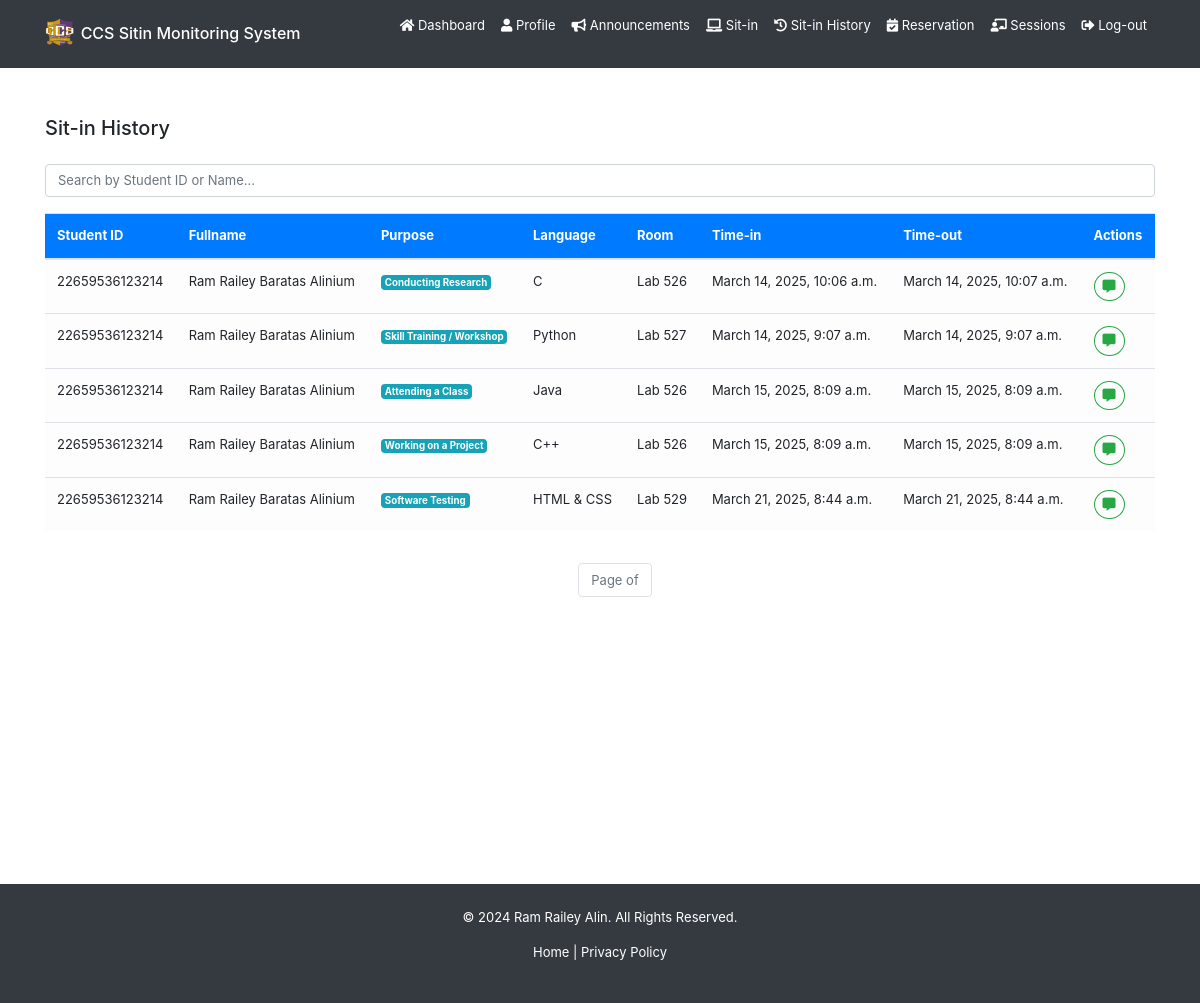
The app's page /sitin_history/ (signed in), older data.
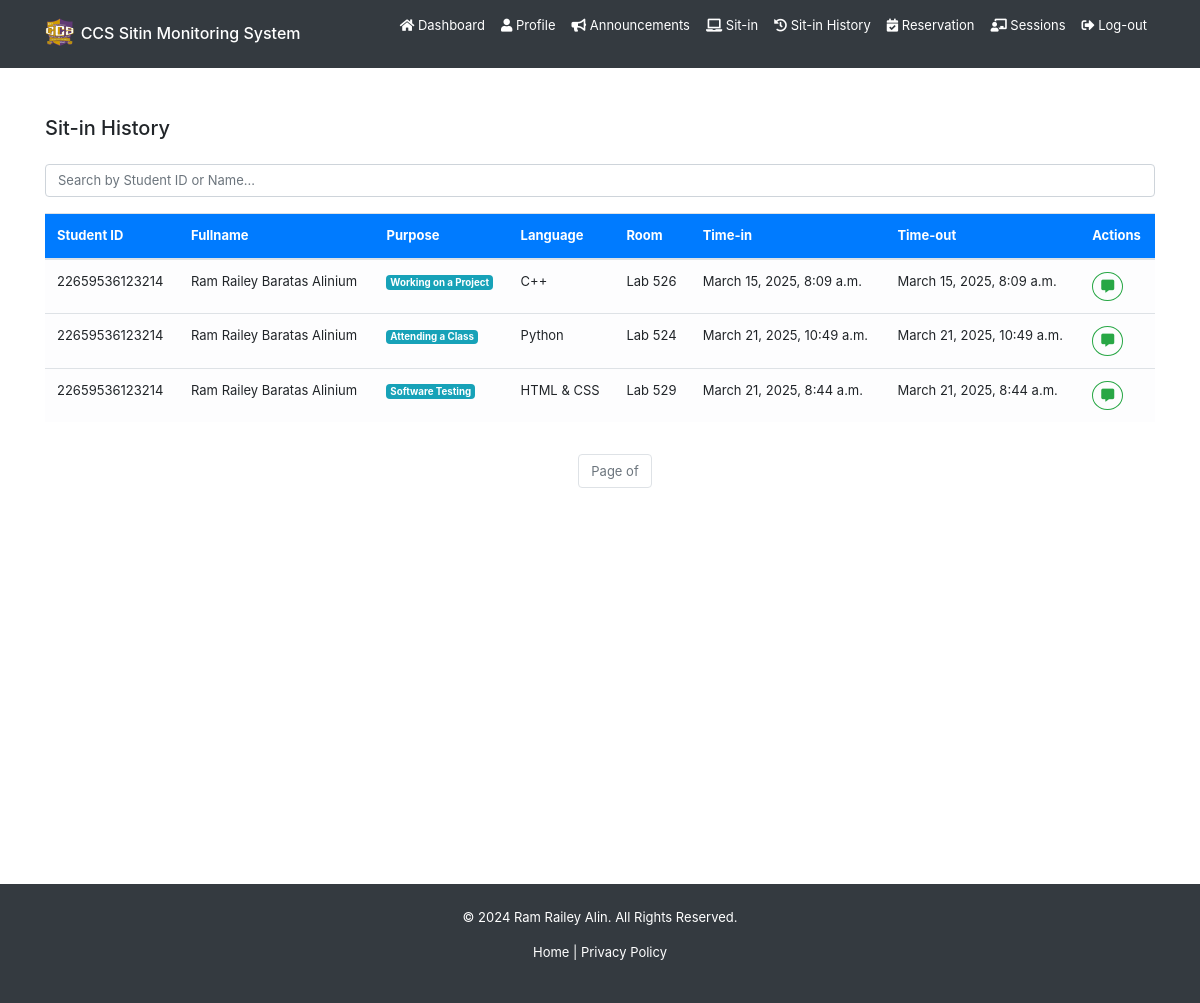
The same page, newer data.
### backend/models.py (models this page shows, shortened)
class Sitin(models.Model):
    purpose = models.CharField(max_length=255, choices=SITIN_PURPOSE_CHOICES, blank=True, null=True)
    programming_language = models.CharField(max_length=255, choices=PROGRAMMING_LANGUAGE_CHOICES, blank=True, null=True)
    lab_room = models.CharField(max_length=50, choices=LAB_ROOM_CHOICES, blank=True, null=True)
    sitin_details = models.TextField(blank=True, null=True)
    status = models.CharField(max_length=50, choices=SITIN_STATUS_CHOICES, blank=True, null=True) # pending, approved, denied
    date = models.DateTimeField(auto_now_add=True)
    sitin_date = models.DateTimeField(null=True, blank=True)
    logout_date = models.DateTimeField(null=True, blank=True)
    feedback = models.TextField(blank=True, null=True)
    user = models.ForeignKey(User, on_delete=models.CASCADE)

class Registration(models.Model):
    idno = models.IntegerField(primary_key=True)
    lastname = models.CharField(max_length=80, null=True, blank=True)
    firstname = models.CharField(max_length=80, null=True, blank=True)
    middlename = models.CharField(max_length=80, null=True, blank=True)
    course = models.CharField(max_length=80, choices=COURSE_CHOICES, null=True, blank=True)
    level = models.IntegerField(null=True, choices=LEVEL_CHOICES, blank=True)
    email = models.EmailField(max_length=80, null=True, blank=True)
    address = models.CharField(max_length=255, null=True, blank=True)
    sessions = models.IntegerField(default=30, null=True, blank=True)
    profilepicture_og = models.ImageField(upload_to="profiles/", default="profiles/default.jpg", blank=True, null=True)
    profilepicture_lg = models.ImageField(upload_to="profiles/", default="profiles/default_lg.jpg", blank=True, null=True)
    profilepicture_md = models.ImageField(upload_to="profiles/", default="profiles/default_md.jpg", blank=True, null=True)
    profilepicture_sm = models.ImageField(upload_to="profiles/", default="profiles/default_sm.jpg", blank=True, null=True)
    profiledescription = models.TextField(blank=True, null=True)
    username = models.OneToOneField(User, on_delete=models.CASCADE)

### backend/views.py (the view)
# urls.py: path('sitin_history/', views.sitin_history, name='user-sitin_history'),
@login_required
def sitin_history(request):
    if request.user.is_authenticated:
        sitin_history = Sitin.objects.filter(status='finished', user=request.user, feedback=None)
        return render(request, 'backend/pages/sitin_history.html', {'sitin_history': sitin_history})
    return redirect('/')

### backend/templates/backend/pages/sitin_history.html (shortened to what this page needs)
{% extends 'backend/base.html' %}
{% block content %}
<div class="container mt-5" id="sitin-history">
    <h5 class="mb-4">Sit-in History</h5>
    <div class="mb-3">
        <input type="text" id="searchInput" class="form-control" placeholder="Search by Student ID or Name...">
    </div>
    <div class="table-responsive d-flex flex-column">
        <table class="table table-hover align-middle">
            <thead class="bg-primary text-white">
                <tr>
                    <th>Student ID</th>
                    <th>Fullname</th>
                    <th>Purpose</th>
                    <th>Language</th>
                    <th>Room</th>
                    <th>Time-in</th>
                    <th>Time-out</th>
                    <th>Actions</th>
                </tr>
            </thead>
            <tbody class="table-light">
                {% for sitin in sitin_history %}
                <tr>
                    <td>{{ sitin.user.registration.idno }}</td>
                    <td>{{ sitin.user.registration.firstname }} {{ sitin.user.registration.middlename }} {{ sitin.user.registration.lastname }}</td>
                    <td><span class="badge bg-info text-white">{{ sitin.purpose }}</span></td>
                    <td>{{ sitin.programming_language }}</td>
                    <td>Lab {{ sitin.lab_room }}</td>
                    <td>{{ sitin.sitin_date }}</td>
                    <td>{{ sitin.logout_date }}</td>
                    <td>
                        <button class="btn btn-sm btn-outline-success rounded-circle feedback-btn"
                                onclick="showFeedbackModal('{{ sitin.id }}')">
                            <i class="fas fa-comment-alt"></i>
                        </button>
                    </td>
                </tr>
                {% endfor %}
            </tbody>
        </table>
    </div>
    <div class="pagination mt-3 d-flex flex-column justify-content-center">
        <nav aria-label="Comment pagination">
            <ul class="pagination justify-content-center">
                <li class="page-item disabled">
                    <span class="page-link">Page {{ sitin.number }} of {{ sitin.paginator.num_pages }}</span>
                </li>
            </ul>
        </nav>
    </div>
</div>
{% endblock %}

Row changes from the older to the newer data that the page shows:
no longer on this page (row edited): Sitin: user.registration.idno "22659536123214", user.registration.firstname "Ram Railey", user.registration.middlename "Baratas", user.registration.lastname "Alinium", purpose "Conducting Research", programming_language "C", lab_room "526", sitin_date "March 14, 2025, 10:06 a.m.", logout_date "March 14, 2025, 10:07 a.m."
no longer on this page (row edited): Sitin: user.registration.idno "22659536123214", user.registration.firstname "Ram Railey", user.registration.middlename "Baratas", user.registration.lastname "Alinium", purpose "Skill Training / Workshop", programming_language "Python", lab_room "527", sitin_date "March 14, 2025, 9:07 a.m.", logout_date "March 14, 2025, 9:07 a.m."
no longer on this page (row edited): Sitin: user.registration.idno "22659536123214", user.registration.firstname "Ram Railey", user.registration.middlename "Baratas", user.registration.lastname "Alinium", purpose "Attending a Class", programming_language "Java", lab_room "526", sitin_date "March 15, 2025, 8:09 a.m.", logout_date "March 15, 2025, 8:09 a.m."
now on this page (row edited): Sitin: user.registration.idno "22659536123214", user.registration.firstname "Ram Railey", user.registration.middlename "Baratas", user.registration.lastname "Alinium", purpose "Attending a Class", programming_language "Python", lab_room "524", sitin_date "March 21, 2025, 10:49 a.m.", logout_date "March 21, 2025, 10:49 a.m."
